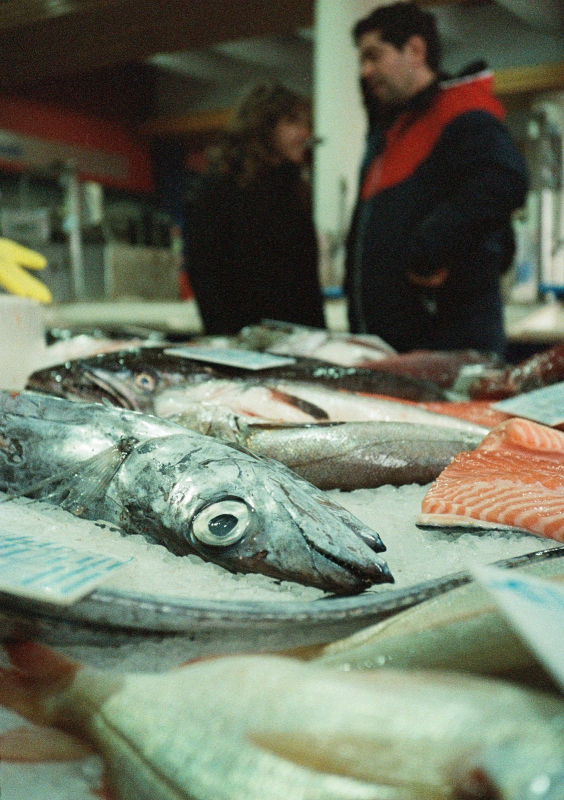
#> input picture img/photo/00.jpg, 1128 x 1600 px (shown at 1/2 size); its folder holds only this picture in this run
$ jupyter execute --allow-errors halftone.ipynb   (older library calls are emulated)
#> lines starting #> are read from the running program, lines starting #| are printed output that depends on the picture; after the words box and inside, x2 and y2 are one past the last pixel; in counts of white or black regions, pixels touching at a corner belong together
### src/halftone.py
"""
Taken from https://github.com/philgyford/python-halftone, interface modfied.

As stated there, the bulk of this is taken from this Stack Overflow answer by fraxel:
http://stackoverflow.com/a/10575940/250962
"""
import numpy as np
from PIL import Image, ImageDraw, ImageStat

class Halftone:
    """
    Applies a halftone effect to a PIL Image.

    Usage:
        from PIL import Image
        from halftone import Halftone

        im = Image.open("photo.jpg")
        ht = Halftone(im)
        result = ht.make()                       # Returns a CMYK PIL Image
        result.save("out.jpg")

        result = ht.make(style="grayscale")      # Grayscale

        result, channels = ht.make(return_channels=True)  # With channel images
    """

    ANTIALIAS_SCALE = 4

    def __init__(self, image: Image.Image):
        """
        Args:
            image: A PIL Image object to halftone.
        """
        if not isinstance(image, Image.Image):
            raise TypeError(f"image must be a PIL Image object, not '{type(image)}'.")
        self.image = image

    def make(
        self,
        sample: int = 10,
        scale: int = 1,
        percentage: float = 0,
        angles: list = None,
        style: str = "color",
        antialias: bool = False,
        return_channels: bool = False,
    ) -> Image.Image:
        """
        Apply the halftone effect and return the resulting PIL Image.

        Args:
            sample:          Sample box size from the original image, in pixels.
            scale:           Max output dot diameter is sample * scale (also the
                             number of possible dot sizes).
            percentage:      How much of the gray component to remove from the CMY
                             channels and place in the K channel (0–100).
            angles:          Screen angles per channel. Must be a list of 4 ints for
                             'color' style, or at least 1 int for 'grayscale'.
                             Defaults to [0, 15, 30, 45].
            style:           'color' or 'grayscale'.
            antialias:       Apply antialiasing to the dots.
            return_channels: If True, return a tuple of (merged_image, channel_list)
                             where channel_list contains the individual channel images.
                             For 'grayscale', channel_list contains the single channel.

        Returns:
            A PIL Image (CMYK for color, L for grayscale), or a tuple of
            (PIL Image, list[PIL Image]) when return_channels=True.
        """
        if angles is None:
            angles = [0, 15, 30, 45]

        self._validate(
            angles=angles,
            antialias=antialias,
            percentage=percentage,
            sample=sample,
            scale=scale,
            style=style,
        )

        if style == "grayscale":
            gray_im = self.image.convert("L")
            channel_images = self._halftone(gray_im, sample, scale, angles[:1], antialias)
            result = channel_images[0]
        else:
            cmyk = self._gcr(percentage)
            channel_images = self._halftone(cmyk, sample, scale, angles, antialias)
            result = Image.merge("CMYK", channel_images)

        if return_channels:
            return result, channel_images
        return result

    # ------------------------------------------------------------------
    # Private helpers
    # ------------------------------------------------------------------

    @staticmethod
    def _check(condition: bool, exc_type: type, message: str):
        """Raise exc_type(message) if condition is False."""
        if not condition:
            raise exc_type(message)

    def _validate(self, angles, antialias, percentage, sample, scale, style):
        """Validate all arguments; raises TypeError or ValueError on bad input."""

        # style first — other checks branch on its value.
        self._check(
            style in ("color", "grayscale"),
            ValueError,
            f"style must be 'color' or 'grayscale', not '{style}'.",
        )
        self._check(
            isinstance(angles, list),
            TypeError,
            f"angles must be a list of integers, not '{angles}'.",
        )
        if style == "grayscale":
            self._check(
                len(angles) >= 1,
                ValueError,
                f"angles must contain at least 1 integer for grayscale, but has {len(angles)}.",
            )
        else:
            self._check(
                len(angles) == 4,
                ValueError,
                f"angles must be a list of exactly 4 integers for color, but has {len(angles)}.",
            )
        self._check(
            all(isinstance(a, int) for a in angles),
            ValueError,
            f"All elements of angles must be integers, but got {angles}.",
        )
        self._check(
            isinstance(antialias, bool),
            TypeError,
            f"antialias must be a boolean, not '{antialias}'.",
        )
        self._check(
            isinstance(percentage, (int, float)),
            TypeError,
            f"percentage must be a number, not '{percentage}'.",
        )
        self._check(
            0 <= percentage <= 100,
            ValueError,
            f"percentage must be between 0 and 100, but got {percentage}.",
        )
        self._check(isinstance(sample, int), TypeError,
                    f"sample must be an integer, not '{sample}'.")
        self._check(isinstance(scale, int), TypeError,
                    f"scale must be an integer, not '{scale}'.")

    def _gcr(self, percentage: float) -> Image.Image:
        """
        Gray Component Replacement. Returns a CMYK image with `percentage`
        of the gray component moved from the CMY channels into K.

        Example: percentage=100, (41, 100, 255, 0) → (0, 59, 214, 41)
        """
        cmyk_im = self.image.convert("CMYK")
        if not percentage:
            return cmyk_im

        cmyk = np.array(cmyk_im, dtype=np.float32)   # shape: (H, W, 4)
        c, m, y, k = cmyk[..., 0], cmyk[..., 1], cmyk[..., 2], cmyk[..., 3]

        gray = np.minimum(np.minimum(c, m), y) * (percentage / 100)

        cmyk[..., 0] = c - gray
        cmyk[..., 1] = m - gray
        cmyk[..., 2] = y - gray
        cmyk[..., 3] = gray

        cmyk = np.clip(cmyk, 0, 255).astype(np.uint8)
        return Image.fromarray(cmyk, mode="CMYK")

    def _halftone(
        self,
        source: Image.Image,
        sample: int,
        scale: int,
        angles: list,
        antialias: bool,
    ) -> list:
        """
        Core halftone routine. Returns a list of channel images (PIL 'L' mode).

        Each channel is rotated by its corresponding angle, sampled at `sample`
        pixel intervals, and a dot is drawn whose diameter is proportional to
        the mean brightness of each sample box.
        """
        if antialias:
            scale = scale * self.ANTIALIAS_SCALE

        channels = source.split()
        dots = []

        for channel, angle in zip(channels, angles):
            channel = channel.rotate(angle, expand=True)
            size = channel.size[0] * scale, channel.size[1] * scale
            half_tone = Image.new("L", size)
            draw = ImageDraw.Draw(half_tone)

            for x in range(0, channel.size[0], sample):
                for y in range(0, channel.size[1], sample):
                    box = channel.crop((x, y, x + sample, y + sample))
                    mean = ImageStat.Stat(box).mean[0]
                    diameter = (mean / 255) ** 0.5
                    box_size = sample * scale
                    draw_diameter = diameter * box_size

                    box_x, box_y = x * scale, y * scale
                    x1 = box_x + (box_size - draw_diameter) / 2
                    y1 = box_y + (box_size - draw_diameter) / 2
                    x2 = x1 + draw_diameter
                    y2 = y1 + draw_diameter

                    draw.ellipse([(x1, y1), (x2, y2)], fill=255)

            half_tone = half_tone.rotate(-angle, expand=True)
            width_half, height_half = half_tone.size

            xx1 = (width_half - self.image.size[0] * scale) / 2
            yy1 = (height_half - self.image.size[1] * scale) / 2
            xx2 = xx1 + self.image.size[0] * scale
            yy2 = yy1 + self.image.size[1] * scale

            half_tone = half_tone.crop((xx1, yy1, xx2, yy2))

            if antialias:
                w = int((xx2 - xx1) / self.ANTIALIAS_SCALE)
                h = int((yy2 - yy1) / self.ANTIALIAS_SCALE)
                half_tone = half_tone.resize((w, h), resample=Image.LANCZOS)

            dots.append(half_tone)

        return dots

### scripts/halftone.ipynb
# Halftone demo

As stated in the module, this code was mainly taken from [a stack overflow answer by fraxel](http://stackoverflow.com/a/10575940/250962) and forged into a [python module by philgyford](https://github.com/philgyford/python-halftone). Here we just optimised the interface for use in a notebook.

[cell 1]
import sys, os
sys.path.insert(0, os.path.abspath("../src"))
from halftone import Halftone

[cell 2]
import os

dir_path = '../img/photo'
file_list = sorted([os.path.join(dir_path,f) for f in os.listdir(dir_path) if f.endswith('.jpg')])
file_list

[cell 3]
from PIL import Image

imgs = dict()
for f in file_list:
    im = Image.open(f)
#> im is the input picture: PIL image 1128x1600 RGB; mean R, G, B 107.6, 114.9, 97.2
    im.thumbnail((800,800))
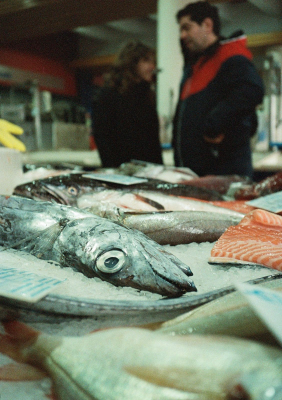
#> im: PIL image 564x800 RGB (shown at 1/2 size); mean R, G, B 107.6, 114.9, 97.2
    im = Halftone(im).make()
#> the loop in _halftone, `for channel, angle in zip(channels, angles):` made 4 passes
#> (angle, size, width_half, height_half, xx1, yy1, xx2, yy2) on passes 2 to 4: (15, (752, 920), 966, 1084, 201, 142, 765, 942), (30, (890, 976), 1260, 1292, 348, 246, 912, 1046), (45, (966, 966), 1368, 1368, 402, 284, 966, 1084)
#> pass 1, in _halftone, `channel = channel.rotate(angle, expand=True)`:
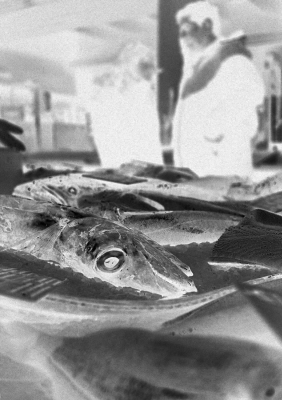
#> channel: PIL image 564x800 L (shown at 1/2 size); min 0, max 253, mean 147.4
#> pass 1, in _halftone, `half_tone = half_tone.rotate(-angle, expand=True)`:
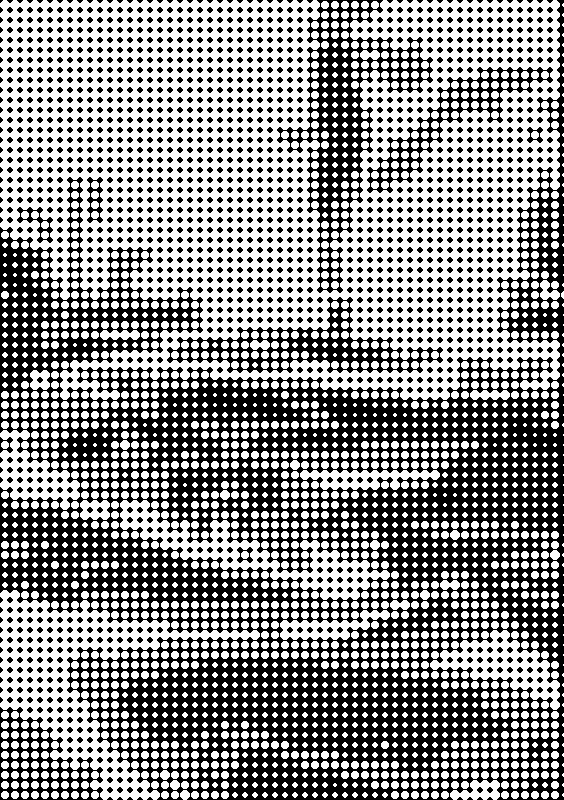
#> half_tone: PIL image 564x800 L; 55.4% white; 1616 black regions (94 under 20 px), largest, box (x1, y1, x2, y2) and area: (0, 0, 564, 800) 141064, (277, 0, 433, 293) 9964, (167, 297, 443, 373) 5148
#> pass 2, in _halftone, `channel = channel.rotate(angle, expand=True)`:
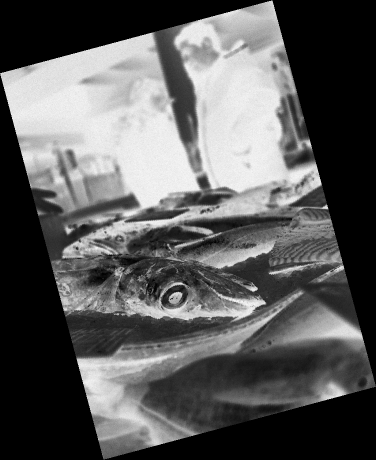
#> channel: PIL image 752x920 L (shown at 1/2 size); min 0, max 251, mean 91.3
#> after the loop in _halftone, `for channel, angle in zip(channels, angles):`: dots = 4 items
#> in make, `result = Image.merge("CMYK", channel_images)`:
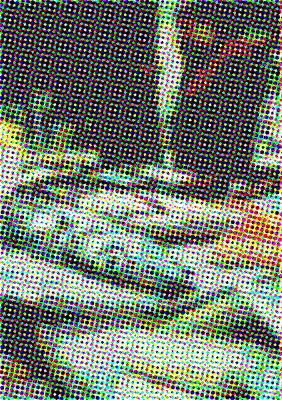
#> result: PIL image 564x800 CMYK (shown at 1/2 size); mean R, G, B 113.6, 122.9, 108.6
    im.thumbnail((300,300))
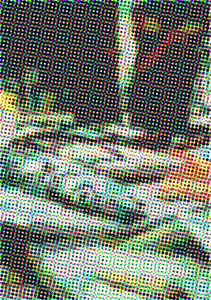
#> im: PIL image 211x300 CMYK; mean R, G, B 114.6, 123.5, 109.4
    im = im.convert("RGB")
    imgs[os.path.basename(f)] = im

[cell 4]
import numpy as np
import matplotlib.pyplot as plt

# [7 lines left out: function image_row, not called in this run]

#> (the rest of this cell did not finish here and is left out)

$ run again, on img/photo/04.jpg
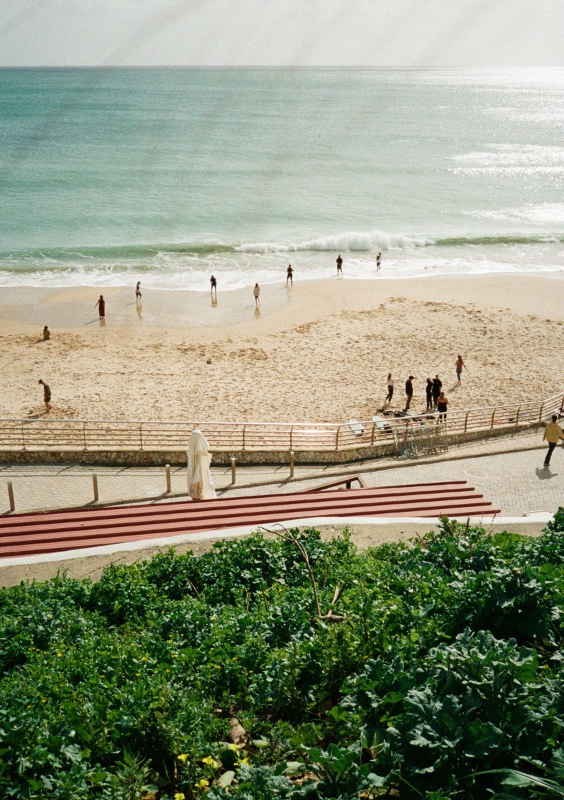
#> input picture img/photo/04.jpg, 1128 x 1600 px (shown at 1/2 size)
#> im is the input picture: PIL image 1128x1600 RGB; mean R, G, B 143.4, 148.3, 124.8
#> the loop in _halftone, `for channel, angle in zip(channels, angles):` made 4 passes
#> (angle, size, width_half, height_half, xx1, yy1, xx2, yy2) on passes 2 to 4: (15, (752, 920), 966, 1084, 201, 142, 765, 942), (30, (890, 976), 1260, 1292, 348, 246, 912, 1046), (45, (966, 966), 1368, 1368, 402, 284, 966, 1084)
#> pass 1, in _halftone, `half_tone = half_tone.rotate(-angle, expand=True)`:
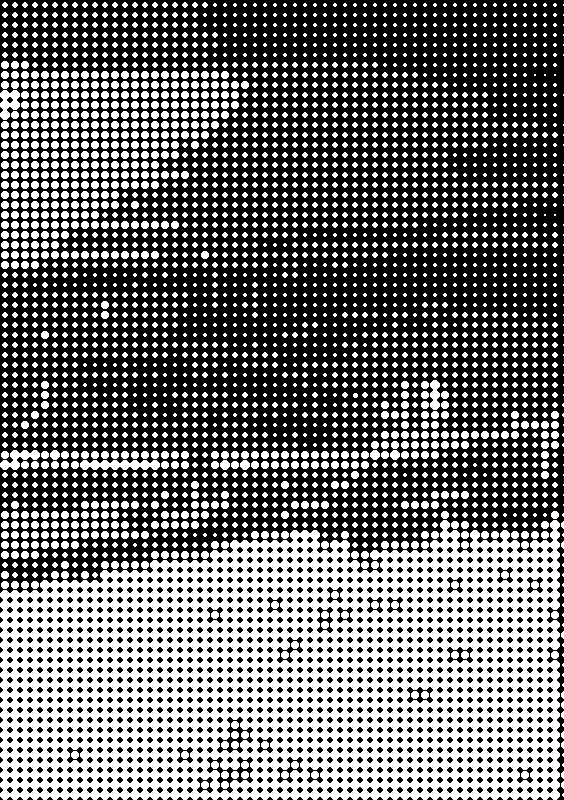
#> half_tone: PIL image 564x800 L; 41.7% white; 3197 white regions (818 under 20 px), largest, box (x1, y1, x2, y2) and area: (0, 520, 560, 800) 101840, (80, 460, 160, 470) 608, (0, 90, 20, 120) 380
#> after the loop in _halftone, `for channel, angle in zip(channels, angles):`: dots = 4 items
#> `im.thumbnail((300,300))`:
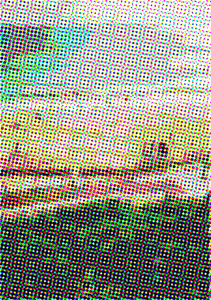
#> im: PIL image 211x300 CMYK; mean R, G, B 148.5, 149.6, 133.5
